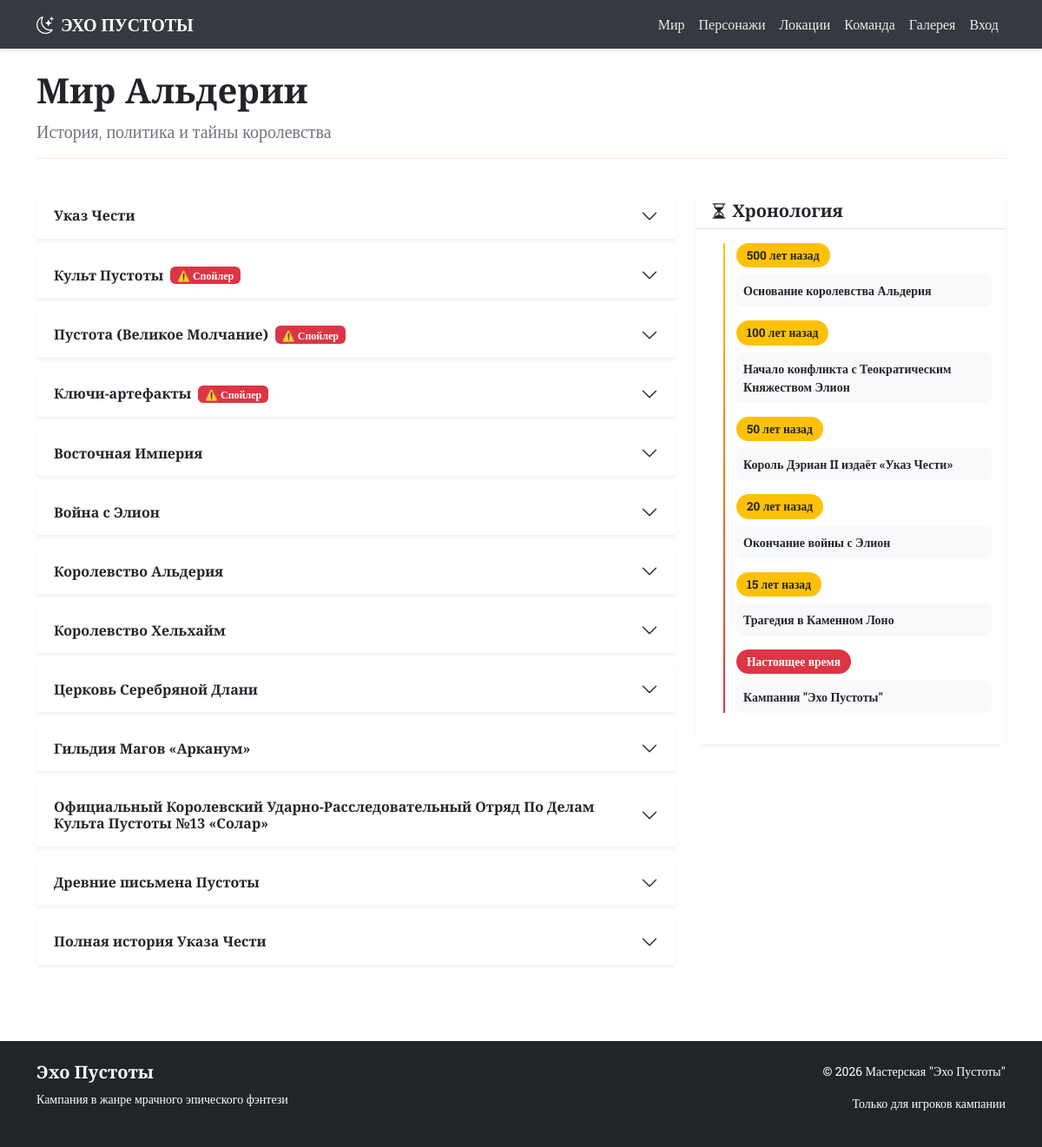
/world, run on the app's committed database.
### app.py (models this page shows)
class Article(db.Model):
    __tablename__ = 'articles'
    id = db.Column(db.Integer, primary_key=True)
    title = db.Column(db.String(200), nullable=False)
    category = db.Column(db.String(50))
    content = db.Column(db.Text)
    is_spoiler = db.Column(db.Boolean, default=False)
    sort_order = db.Column(db.Integer, default=0)

### app.py (the view)
@app.route('/world')
def world():
    articles = Article.query.filter_by(category='world').all()
    return render_template('world.html', articles=articles)

### app.py (called while the page is built)
@app.template_filter('markdown')
def markdown_filter(text):
    if text:
        return markdown.markdown(text, extensions=['extra', 'nl2br'])
    return ''

### templates/world.html (shortened to what this page needs)
{% extends "base.html" %}
{% block content %}
<div class="row mb-4">
    <div class="col-12">
        <h1 class="cinzel text-dark">Мир Альдерии</h1>
        <p class="lead text-secondary">История, политика и тайны королевства</p>
        <hr class="border-warning">
    </div>
</div>
<div class="row">
    <div class="col-12 col-lg-8">
        <div class="accordion" id="worldAccordion">
            {% for article in articles %}
            <div class="accordion-item border-0 shadow-sm mb-3">
                <h2 class="accordion-header">
                    <button class="accordion-button collapsed bg-white text-dark" type="button"
                            data-bs-toggle="collapse" data-bs-target="#collapse{{ article.id }}">
                        <span class="cinzel">{{ article.title }}</span>
                        {% if article.is_spoiler %}
                        <span class="badge bg-danger ms-2">⚠️ Спойлер</span>
                        {% endif %}
                    </button>
                </h2>
            </div>
            {% endfor %}
        </div>
    </div>
    <div class="col-12 col-lg-4">
        <div class="card shadow-sm border-0 mb-4">
            <div class="card-header bg-white border-bottom">
                <h5 class="mb-0 text-dark cinzel"><i class="bi bi-hourglass-split"></i> Хронология</h5>
            </div>
            <div class="card-body bg-white p-3">
                <div class="timeline-modern">
                    <div class="timeline-item mb-3">
                        <div class="timeline-badge bg-warning text-dark">500 лет назад</div>
                        <div class="timeline-content bg-light p-2 rounded">
                            <p class="text-dark mb-0 small"><strong>Основание королевства Альдерия</strong></p>
                        </div>
                    </div>
                    <div class="timeline-item mb-3">
                        <div class="timeline-badge bg-warning text-dark">100 лет назад</div>
                        <div class="timeline-content bg-light p-2 rounded">
                            <p class="text-dark mb-0 small"><strong>Начало конфликта с Теократическим Княжеством Элион</strong></p>
                        </div>
                    </div>
                    <div class="timeline-item mb-3">
                        <div class="timeline-badge bg-warning text-dark">50 лет назад</div>
                        <div class="timeline-content bg-light p-2 rounded">
                            <p class="text-dark mb-0 small"><strong>Король Дэриан II издаёт «Указ Чести»</strong></p>
                        </div>
                    </div>
                    <div class="timeline-item mb-3">
                        <div class="timeline-badge bg-warning text-dark">20 лет назад</div>
                        <div class="timeline-content bg-light p-2 rounded">
                            <p class="text-dark mb-0 small"><strong>Окончание войны с Элион</strong></p>
                        </div>
                    </div>
                    <div class="timeline-item mb-3">
                        <div class="timeline-badge bg-warning text-dark">15 лет назад</div>
                        <div class="timeline-content bg-light p-2 rounded">
                            <p class="text-dark mb-0 small"><strong>Трагедия в Каменном Лоно</strong></p>
                        </div>
                    </div>
                    <div class="timeline-item">
                        <div class="timeline-badge bg-danger text-white">Настоящее время</div>
                        <div class="timeline-content bg-light p-2 rounded">
                            <p class="text-dark mb-0 small"><strong>Кампания "Эхо Пустоты"</strong></p>
                        </div>
                    </div>
                </div>
            </div>
        </div>
    </div>
</div>
{% endblock %}

### static/css/style.css (style rules this page uses)
:root { --primary-light: #ffffff; --secondary-light: #f8f9fa; --accent-red: #dc3545; --accent-purple: #6f42c1; --accent-gold: #ffc107; --accent-dark: #343a40; --text-dark: #212529; --text-light: #6c757d; }
body { background-color: var(--primary-light); color: var(--text-dark); font-family: 'Roboto Slab', serif; min-height: 100vh; display: flex; flex-direction: column; }
.cinzel { font-family: 'Cinzel', serif; font-weight: 700; }
.card { transition: transform 0.3s, box-shadow 0.3s; border: 1px solid #dee2e6; background-color: white; }
.accordion-item { background-color: white; border: 1px solid #dee2e6; }
.accordion-button { background-color: var(--secondary-light); color: var(--text-dark); }
.timeline-modern { position: relative; padding-left: 30px; }
.timeline-modern::before { content: ''; position: absolute; left: 15px; top: 0; bottom: 0; width: 2px; background: linear-gradient(to bottom, #ffc107, #dc3545); }
.timeline-item { position: relative; margin-bottom: 20px; }
.timeline-badge { display: inline-block; padding: 4px 12px; border-radius: 20px; font-size: 0.85rem; font-weight: bold; margin-bottom: 8px; background-color: #ffc107; color: #000; }
.timeline-content { background-color: #f8f9fa; padding: 12px; border-radius: 8px; }
.timeline-content p { color: #212529 !important; margin-bottom: 0; }
.card { border-radius: 12px; }
.card-header { border-radius: 12px 12px 0 0 !important; }
.accordion-button { font-weight: 600; }
.accordion-button { background-color: white; color: #212529; }

### data on the page
Article: title "Указ Чести"
Article: title "Культ Пустоты", is_spoiler "⚠️ Спойлер"
Article: title "Пустота (Великое Молчание)", is_spoiler "⚠️ Спойлер"
Article: title "Ключи-артефакты", is_spoiler "⚠️ Спойлер"
Article: title "Восточная Империя"
Article: title "Война с Элион"
Article: title "Королевство Альдерия"
Article: title "Королевство Хельхайм"
Article: title "Церковь Серебряной Длани"
Article: title "Гильдия Магов «Арканум»"
Article: title "Официальный Королевский Ударно-Расследовательный Отряд По Делам Культа Пустоты №13 «Солар»"
Article: title "Древние письмена Пустоты"
Article: title "Полная история Указа Чести"
